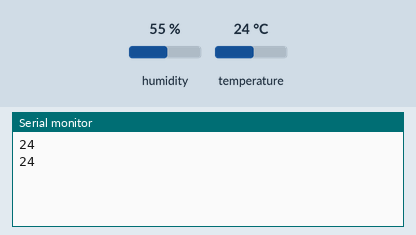
Simulated run of this sketch. Board: Arduino Uno, built with avr-gcc and run on an emulated ATmega328P. Shown: the last lines printed to the serial monitor. The inputs (shaded band) are chosen by the test bench; at power-on: temperature 24 °C, humidity 55 %.

Above: at 1.3 s.
1.4 s: temperature set to 12 °C
At 2.0 s:
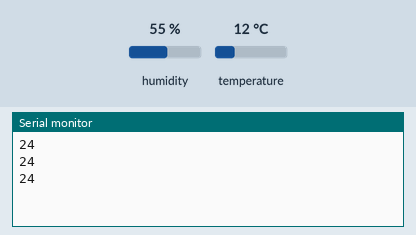
2.9 s: temperature set to 19 °C
At 3.5 s:
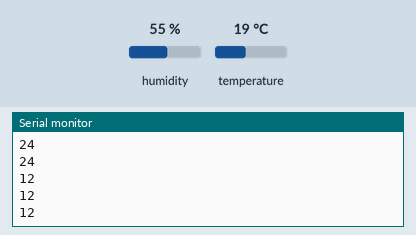
Timing chart, 0 to 5.9 s (numbered marks = the images above; inputs shaded):
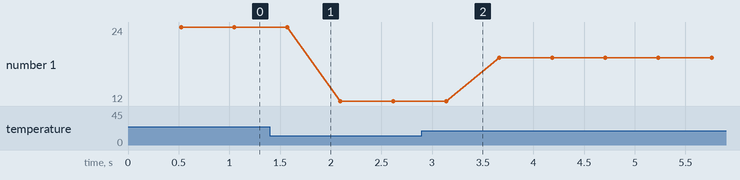

The sketch:

arduino.ino
```cpp
#include <dht.h>
#define DHTPIN 2
dht DHT;
void setup()
{
  Serial.begin(9600);
}

void loop()
{
  Serial.println(Temperatura());
}

int Temperatura()
{
  DHT.read11(DHTPIN);
  int Temperatura = DHT.temperature;
  delay(500);
  return Temperatura;
}
```

Measured:
- plotted number 1: 24 → 12 after the input at 1.4 s, 12 → 19 after the input at 2.9 s
